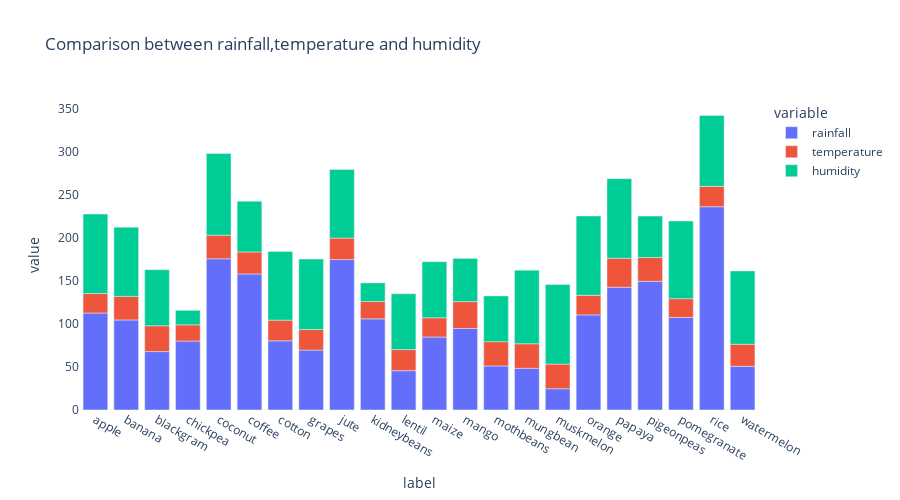

Write notebook code for a chart like this one.
### Code cell
# Comparison between rainfall,temperature,humidity from a crop

fig = px.bar(crop_summary, x=crop_summary.index, y=["rainfall", "temperature", "humidity"],title="Comparison between rainfall,temperature and humidity")
fig.update_layout(plot_bgcolor='white',height=500)
fig.show()

### Figure 1 — Plotly figure (JSON) as saved in the notebook; plotly's stock layout.template omitted (floating-point values rounded to 4 significant figures)
{"data": [{"alignmentgroup": "True", "hovertemplate": "variable=rainfall<br>label=%{x}<br>value=%{y}<extra></extra>", "legendgroup": "rainfall", "marker": {"color": "#636efa", "pattern": {"shape": ""}}, "name": "rainfall", "offsetgroup": "rainfall", "orientation": "v", "showlegend": true, "textposition": "auto", "type": "bar", "x": ["apple", "banana", "blackgram", "chickpea", "coconut", "coffee", "cotton", "grapes", "jute", "kidneybeans", "lentil", "maize", "mango", "mothbeans", "mungbean", "muskmelon", "orange", "papaya", "pigeonpeas", "pomegranate", "rice", "watermelon"], "xaxis": "x", "y": [112.7, 104.6, 67.88, 80.06, 175.7, 158.1, 80.4, 69.61, 174.8, 105.9, 45.68, 84.77, 94.7, 51.2, 48.4, 24.69, 110.5, 142.6, 149.5, 107.5, 236.2, 50.79], "yaxis": "y"}, {"alignmentgroup": "True", "hovertemplate": "variable=temperature<br>label=%{x}<br>value=%{y}<extra></extra>", "legendgroup": "temperature", "marker": {"color": "#EF553B", "pattern": {"shape": ""}}, "name": "temperature", "offsetgroup": "temperature", "orientation": "v", "showlegend": true, "textposition": "auto", "type": "bar", "x": ["apple", "banana", "blackgram", "chickpea", "coconut", "coffee", "cotton", "grapes", "jute", "kidneybeans", "lentil", "maize", "mango", "mothbeans", "mungbean", "muskmelon", "orange", "papaya", "pigeonpeas", "pomegranate", "rice", "watermelon"], "xaxis": "x", "y": [22.63, 27.38, 29.97, 18.87, 27.41, 25.54, 23.99, 23.85, 24.96, 20.12, 24.51, 22.39, 31.21, 28.19, 28.53, 28.66, 22.77, 33.72, 27.74, 21.84, 23.69, 25.59], "yaxis": "y"}, {"alignmentgroup": "True", "hovertemplate": "variable=humidity<br>label=%{x}<br>value=%{y}<extra></extra>", "legendgroup": "humidity", "marker": {"color": "#00cc96", "pattern": {"shape": ""}}, "name": "humidity", "offsetgroup": "humidity", "orientation": "v", "showlegend": true, "textposition": "auto", "type": "bar", "x": ["apple", "banana", "blackgram", "chickpea", "coconut", "coffee", "cotton", "grapes", "jute", "kidneybeans", "lentil", "maize", "mango", "mothbeans", "mungbean", "muskmelon", "orange", "papaya", "pigeonpeas", "pomegranate", "rice", "watermelon"], "xaxis": "x", "y": [92.33, 80.36, 65.12, 16.86, 94.84, 58.87, 79.84, 81.88, 79.64, 21.61, 64.8, 65.09, 50.16, 53.16, 85.5, 92.34, 92.17, 92.4, 48.06, 90.13, 82.27, 85.16], "yaxis": "y"}], "layout": {"barmode": "relative", "height": 500, "legend": {"title": {"text": "variable"}, "tracegroupgap": 0}, "plot_bgcolor": "white", "title": {"text": "Comparison between rainfall,temperature and humidity"}, "xaxis": {"anchor": "y", "domain": [0, 1], "title": {"text": "label"}}, "yaxis": {"anchor": "x", "domain": [0, 1], "title": {"text": "value"}}}}
